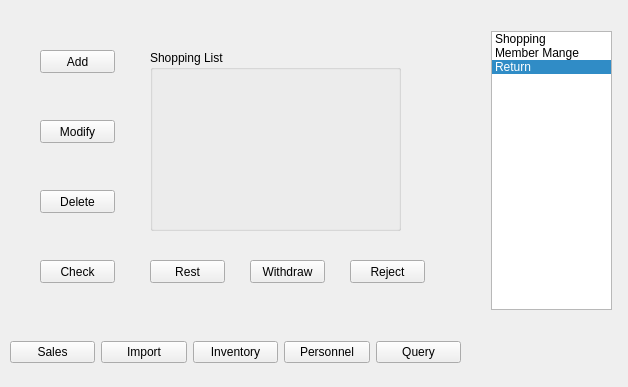
<?xml version="1.0" encoding="UTF-8"?>
<ui version="4.0">
 <class>SalesManage</class>
 <widget class="QMainWindow" name="SalesManage">
  <property name="enabled">
   <bool>true</bool>
  </property>
  <property name="geometry">
   <rect>
    <x>0</x>
    <y>0</y>
    <width>628</width>
    <height>387</height>
   </rect>
  </property>
  <property name="windowTitle">
   <string>MainWindow</string>
  </property>
  <widget class="QWidget" name="centralwidget">
   <widget class="QWidget" name="layoutWidget">
    <property name="geometry">
     <rect>
      <x>10</x>
      <y>340</y>
      <width>451</width>
      <height>25</height>
     </rect>
    </property>
    <layout class="QHBoxLayout" name="horizontalLayout">
     <item>
      <widget class="QPushButton" name="pushButton">
       <property name="text">
        <string>Sales</string>
       </property>
      </widget>
     </item>
     <item>
      <widget class="QPushButton" name="pushButton_2">
       <property name="text">
        <string>Import</string>
       </property>
      </widget>
     </item>
     <item>
      <widget class="QPushButton" name="pushButton_3">
       <property name="text">
        <string>Inventory</string>
       </property>
      </widget>
     </item>
     <item>
      <widget class="QPushButton" name="pushButton_4">
       <property name="text">
        <string>Personnel</string>
       </property>
      </widget>
     </item>
     <item>
      <widget class="QPushButton" name="pushButton_5">
       <property name="text">
        <string>Query</string>
       </property>
      </widget>
     </item>
    </layout>
   </widget>
   <widget class="QStackedWidget" name="stackedWidget">
    <property name="geometry">
     <rect>
      <x>30</x>
      <y>30</y>
      <width>421</width>
      <height>271</height>
     </rect>
    </property>
    <property name="currentIndex">
     <number>0</number>
    </property>
    <widget class="QWidget" name="page_2">
     <widget class="QPushButton" name="pushButton_9">
      <property name="geometry">
       <rect>
        <x>10</x>
        <y>20</y>
        <width>75</width>
        <height>23</height>
       </rect>
      </property>
      <property name="text">
       <string>Add</string>
      </property>
     </widget>
     <widget class="QPushButton" name="pushButton_10">
      <property name="geometry">
       <rect>
        <x>10</x>
        <y>90</y>
        <width>75</width>
        <height>23</height>
       </rect>
      </property>
      <property name="text">
       <string>Modify</string>
      </property>
     </widget>
     <widget class="QPushButton" name="pushButton_11">
      <property name="geometry">
       <rect>
        <x>10</x>
        <y>160</y>
        <width>75</width>
        <height>23</height>
       </rect>
      </property>
      <property name="text">
       <string>Delete</string>
      </property>
     </widget>
     <widget class="QPushButton" name="pushButton_12">
      <property name="geometry">
       <rect>
        <x>10</x>
        <y>230</y>
        <width>75</width>
        <height>23</height>
       </rect>
      </property>
      <property name="text">
       <string>Check</string>
      </property>
     </widget>
     <widget class="QPushButton" name="pushButton_13">
      <property name="geometry">
       <rect>
        <x>120</x>
        <y>230</y>
        <width>75</width>
        <height>23</height>
       </rect>
      </property>
      <property name="text">
       <string>Rest</string>
      </property>
     </widget>
     <widget class="QPushButton" name="pushButton_14">
      <property name="geometry">
       <rect>
        <x>220</x>
        <y>230</y>
        <width>75</width>
        <height>23</height>
       </rect>
      </property>
      <property name="text">
       <string>Withdraw</string>
      </property>
     </widget>
     <widget class="QPushButton" name="pushButton_15">
      <property name="geometry">
       <rect>
        <x>320</x>
        <y>230</y>
        <width>75</width>
        <height>23</height>
       </rect>
      </property>
      <property name="text">
       <string>Reject</string>
      </property>
     </widget>
     <widget class="QGroupBox" name="groupBox">
      <property name="geometry">
       <rect>
        <x>120</x>
        <y>20</y>
        <width>251</width>
        <height>181</height>
       </rect>
      </property>
      <property name="title">
       <string>Shopping List</string>
      </property>
     </widget>
    </widget>
    <widget class="QWidget" name="page_3">
     <widget class="QPushButton" name="pushButton_23">
      <property name="geometry">
       <rect>
        <x>230</x>
        <y>230</y>
        <width>75</width>
        <height>23</height>
       </rect>
      </property>
      <property name="text">
       <string>Export</string>
      </property>
     </widget>
     <widget class="QPushButton" name="pushButton_25">
      <property name="geometry">
       <rect>
        <x>80</x>
        <y>230</y>
        <width>75</width>
        <height>23</height>
       </rect>
      </property>
      <property name="text">
       <string>Gift</string>
      </property>
     </widget>
     <widget class="QGroupBox" name="groupBox_3">
      <property name="geometry">
       <rect>
        <x>120</x>
        <y>10</y>
        <width>251</width>
        <height>181</height>
       </rect>
      </property>
      <property name="title">
       <string>Member List</string>
      </property>
     </widget>
     <widget class="QPushButton" name="pushButton_26">
      <property name="geometry">
       <rect>
        <x>10</x>
        <y>10</y>
        <width>75</width>
        <height>23</height>
       </rect>
      </property>
      <property name="text">
       <string>Add</string>
      </property>
     </widget>
     <widget class="QPushButton" name="pushButton_27">
      <property name="geometry">
       <rect>
        <x>10</x>
        <y>90</y>
        <width>75</width>
        <height>23</height>
       </rect>
      </property>
      <property name="text">
       <string>Modify</string>
      </property>
     </widget>
     <widget class="QPushButton" name="pushButton_28">
      <property name="geometry">
       <rect>
        <x>10</x>
        <y>170</y>
        <width>75</width>
        <height>23</height>
       </rect>
      </property>
      <property name="text">
       <string>Delete</string>
      </property>
     </widget>
    </widget>
    <widget class="QWidget" name="page">
     <widget class="QLabel" name="label_2">
      <property name="geometry">
       <rect>
        <x>80</x>
        <y>50</y>
        <width>291</width>
        <height>141</height>
       </rect>
      </property>
      <property name="text">
       <string>Welcome to use Sales Interface!</string>
      </property>
     </widget>
    </widget>
   </widget>
   <widget class="QListWidget" name="listWidget">
    <property name="geometry">
     <rect>
      <x>491</x>
      <y>31</y>
      <width>121</width>
      <height>279</height>
     </rect>
    </property>
    <property name="currentRow">
     <number>2</number>
    </property>
    <item>
     <property name="text">
      <string>Shopping</string>
     </property>
    </item>
    <item>
     <property name="text">
      <string>Member Mange</string>
     </property>
    </item>
    <item>
     <property name="text">
      <string>Return</string>
     </property>
    </item>
   </widget>
  </widget>
 </widget>
 <resources/>
 <connections>
  <connection>
   <sender>listWidget</sender>
   <signal>currentRowChanged(int)</signal>
   <receiver>stackedWidget</receiver>
   <slot>setCurrentIndex(int)</slot>
   <hints>
    <hint type="sourcelabel">
     <x>514</x>
     <y>80</y>
    </hint>
    <hint type="destinationlabel">
     <x>434</x>
     <y>140</y>
    </hint>
   </hints>
  </connection>
 </connections>
</ui>
